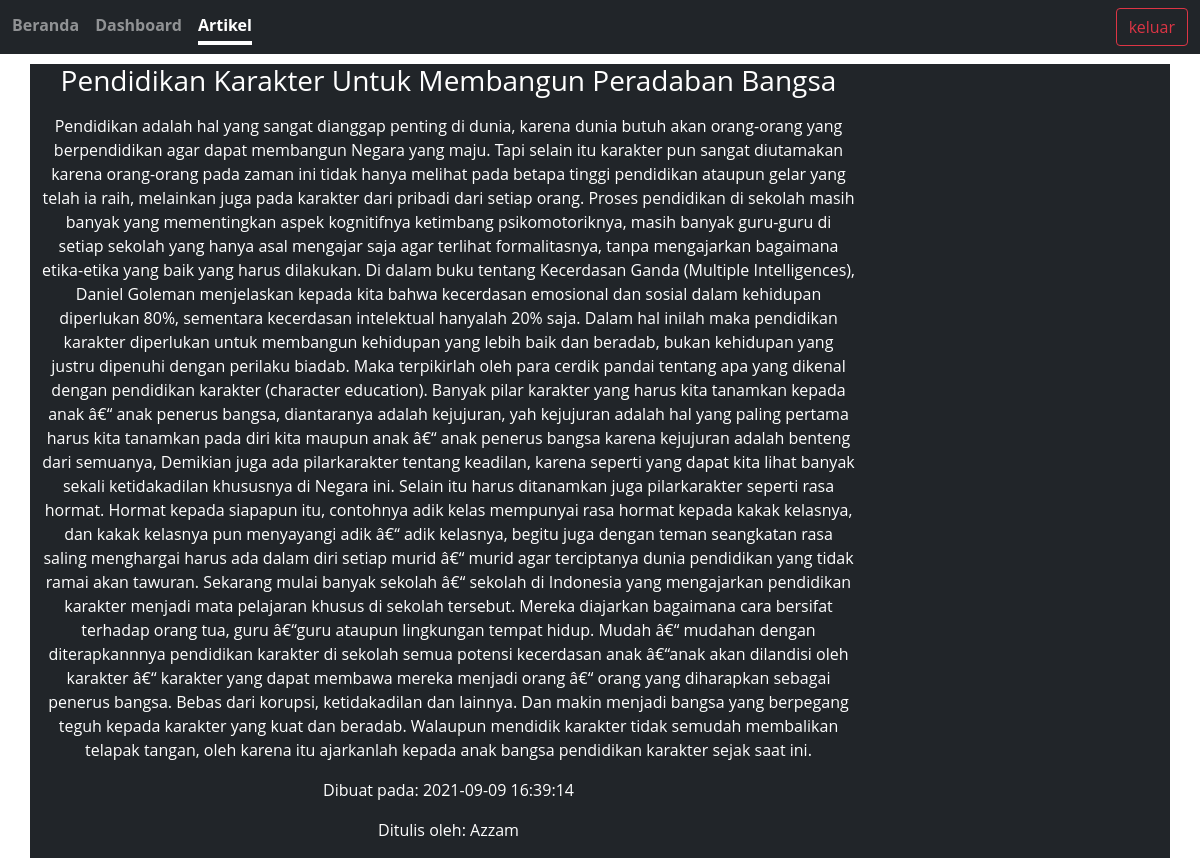
/artikel.php?id=6, run on the app's committed database.
### tables this page shows
CREATE TABLE `artikel` (
  `id` int(11) NOT NULL AUTO_INCREMENT,
  `judul_artikel` varchar(225) NOT NULL,
  `isi_artikel` text NOT NULL,
  `penulis_artikel` varchar(225) NOT NULL,
  `tgl_artikel` datetime NOT NULL DEFAULT current_timestamp(),
  PRIMARY KEY (`id`)
);

### library.php (called while the page is built, shortened)
<?php
class Library
{
    protected $username = "root",
        $password = "root",
        $servername = "localhost",
        $database = "blog";
    public function __construct()
    {
        try {
            $this->db = new PDO("mysql:host=$this->servername;dbname=$this->database", $this->username, $this->password);
        } catch (PDOException $e) {
            echo $e->getMessage();
            return false;
        }
    }
    public function getById($id)
    {
        $query = $this->db->prepare("SELECT * FROM artikel WHERE id = :id");
        $query->bindParam(":id", $id);
        $query->execute();
        return $query->fetch();
    }
}

### artikel.php (the view, shortened to what this page needs)
<?php
require('library.php');
$lib = new Library();
if (isset($_GET['id'])) {
    $id = $_GET['id'];
    $artikel = $lib->getById($id);
} else {
    header('Location: beranda.php');
}
?>
<!DOCTYPE html>
<html lang="en">
<head>
    <link rel="stylesheet" href="assets/styles/bootstrap.min.css">
    <link rel="stylesheet" href="assets/styles/style.css">
</head>
<header class="mb-5">
    <nav class="navbar navbar-expand-md navbar-dark fixed-top bg-dark ">
        <div class="container-fluid">
            <div class="collapse navbar-collapse" id="navbarCollapse">
                <div class="nav nav-masthead justify-content-center me-auto mb-2 mb-md-0">
                    <a class="nav-link" href="beranda.php">Beranda</a>
                    <a class="nav-link" href="dashboard.php">Dashboard</a>
                    <a class="nav-link active" aria-current="page" href="#">Artikel</a>
                </div>
                <div class="float-md-end">
                    <a href="logout.php"><button class="btn btn-outline-danger" type="button">keluar</button></a>
                </div>
            </div>
        </div>
    </nav>
</header>
<main class="card-body">
    <div class="container bg-dark text-white text-center">
        <div class="row col-md-9">
            <h3 class="mb-3"><?= $artikel['judul_artikel'] ?></h3>
            <div class="media-body">
                <p><?= $artikel['isi_artikel']; ?></p>
            </div>
            <p>Dibuat pada: <?= $artikel['tgl_artikel'] ?></p>
            <p>Ditulis oleh: <?= $artikel['penulis_artikel'] ?></p>
        </div>
    </div>
</main>
<body>
</body>
</html>

### assets/styles/style.css (style rules this page uses)
* { margin: 0; padding: 0; outline: 0; font-family: 'Open Sans', sans-serif; }
.nav-masthead .nav-link { padding: .25rem 0; font-weight: 700; color: rgba(255, 255, 255, .5); background-color: transparent; border-bottom: .25rem solid transparent; }
.nav-masthead .nav-link+.nav-link { margin-left: 1rem; }
.nav-masthead .active { color: #fff; border-bottom-color: #fff; }

### data on the page
artikel: judul_artikel "Pendidikan Karakter Untuk Membangun Peradaban Bangsa", isi_artikel "Pendidikan adalah hal yang sangat dianggap penting di dunia, karena dunia butuh akan orang-orang yang berpendidikan agar dapat membangun Negara yang maju. Tapi selain itu karakter pun sangat diutamakan karena orang-orang pada zaman ini tidak hanya melihat pada betapa tinggi pendidikan ataupun gelar yang telah ia raih, melainkan juga pada karakter dari pribadi dari setiap orang. Proses pendidikan di sekolah masih banyak yang mementingkan aspek kognitifnya ketimbang psikomotoriknya, masih banyak guru-guru di setiap sekolah yang hanya asal mengajar saja agar terlihat formalitasnya, tanpa mengajarkan bagaimana etika-etika yang baik yang harus dilakukan. Di dalam buku tentang Kecerdasan Ganda…", tgl_artikel "2021-09-09 16:39:14", penulis_artikel "Azzam"
